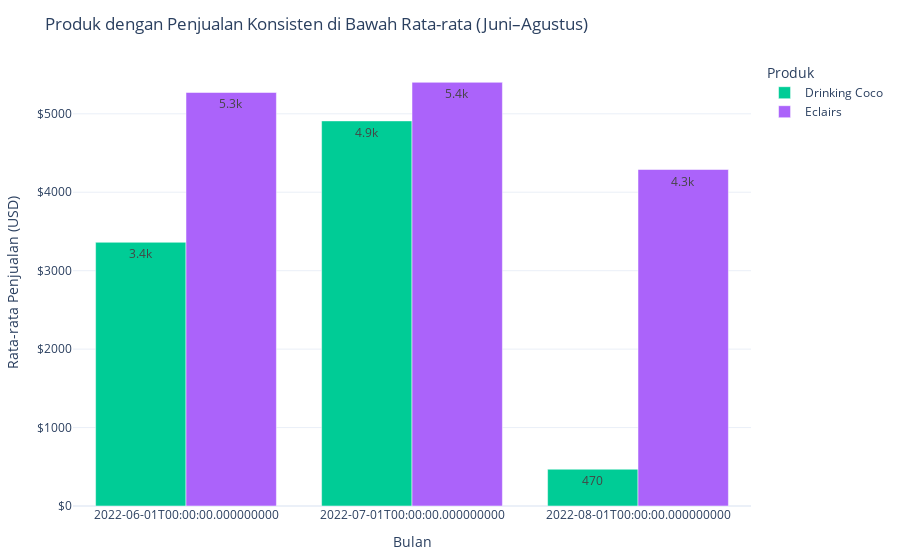

The code cell stored with this chart in its notebook:
### Code cell
soft_colors = {
    'Produk A': 'rgba(135, 206, 250, 0.6)',   
    'Produk B': 'rgba(255, 160, 122, 0.6)',   
}

fig = px.bar(final_df,
             x='Month',
             y='Amount',
             color='Product',
             color_discrete_map=soft_colors,
             barmode='group',
             title='Produk dengan Penjualan Konsisten di Bawah Rata-rata (Juni–Agustus)',
             labels={'Amount': 'Rata-rata Penjualan (USD)', 'Month': 'Bulan'},
             text_auto='.2s')

fig.update_layout(
    colorway=['#A1D6E2', '#FFB6B9', '#B5EAD7', '#E2F0CB'],
    template='plotly_white',
    yaxis_tickprefix='$',
    xaxis_type='category',
    legend_title='Produk',
    margin=dict(l=40, r=30, t=60, b=40)
)

fig.show()

### Figure 1 — Plotly figure (JSON) as saved in the notebook; plotly's stock layout.template omitted (floating-point values rounded to 4 significant figures)
{"data": [{"alignmentgroup": "True", "hovertemplate": "Product=Drinking Coco<br>Bulan=%{x}<br>Rata-rata Penjualan (USD)=%{y}<extra></extra>", "legendgroup": "Drinking Coco", "marker": {"color": "#00cc96", "pattern": {"shape": ""}}, "name": "Drinking Coco", "offsetgroup": "Drinking Coco", "orientation": "v", "showlegend": true, "textposition": "auto", "texttemplate": "%{y:.2s}", "type": "bar", "x": ["2022-06-01T00:00:00.000000000", "2022-07-01T00:00:00.000000000", "2022-08-01T00:00:00.000000000"], "xaxis": "x", "y": [3362.0, 4910.0, 469.0], "yaxis": "y"}, {"alignmentgroup": "True", "hovertemplate": "Product=Eclairs<br>Bulan=%{x}<br>Rata-rata Penjualan (USD)=%{y}<extra></extra>", "legendgroup": "Eclairs", "marker": {"color": "#ab63fa", "pattern": {"shape": ""}}, "name": "Eclairs", "offsetgroup": "Eclairs", "orientation": "v", "showlegend": true, "textposition": "auto", "texttemplate": "%{y:.2s}", "type": "bar", "x": ["2022-06-01T00:00:00.000000000", "2022-07-01T00:00:00.000000000", "2022-08-01T00:00:00.000000000"], "xaxis": "x", "y": [5272.0, 5402.0, 4290.0], "yaxis": "y"}], "layout": {"barmode": "group", "colorway": ["#A1D6E2", "#FFB6B9", "#B5EAD7", "#E2F0CB"], "legend": {"title": {"text": "Produk"}, "tracegroupgap": 0}, "margin": {"b": 40, "l": 40, "r": 30, "t": 60}, "title": {"text": "Produk dengan Penjualan Konsisten di Bawah Rata-rata (Juni–Agustus)"}, "xaxis": {"anchor": "y", "domain": [0, 1], "title": {"text": "Bulan"}, "type": "category"}, "yaxis": {"anchor": "x", "domain": [0, 1], "tickprefix": "$", "title": {"text": "Rata-rata Penjualan (USD)"}}}}
